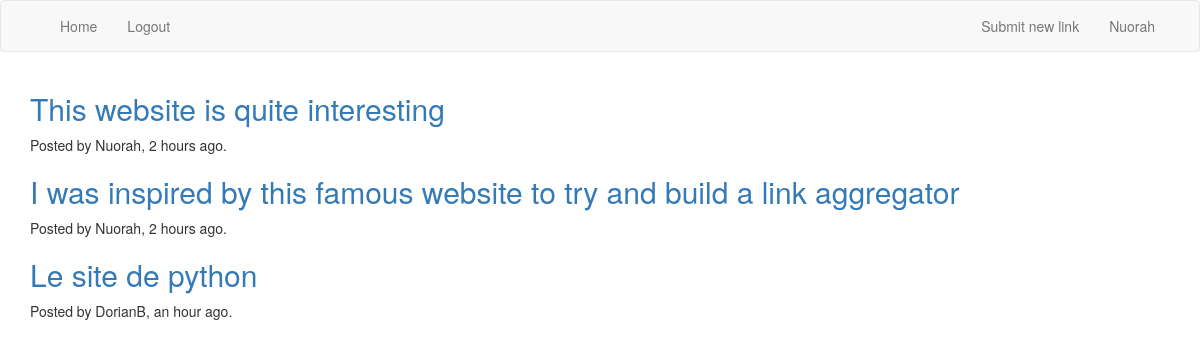
The app's page /index (signed in) with its own data.
### app/models.py (models this page shows, shortened)
class User(UserMixin, db.Model):
	id = db.Column(db.Integer, primary_key=True)
	username = db.Column(db.String(64), index=True, unique=True)
	password_hash = db.Column(db.String(128))
	karma = db.Column(db.Integer)
	posts = db.relationship('Post', backref='author', lazy='dynamic')

class Post(db.Model):
	id = db.Column(db.Integer, primary_key=True)
	title = db.Column(db.String(64))
	url = db.Column(db.String(512))
	timestamp = db.Column(db.DateTime, index=True, default=datetime.utcnow)
	score = db.Column(db.Integer)
	user_id = db.Column(db.Integer, db.ForeignKey('user.id'))

### app/routes.py (the view)
@app.route('/')
@app.route('/index')
def index():
	posts = Post.query.all()
	for post in posts:
		print(post.title)
	return render_template('index.html', title = 'Front page', posts=posts)

### app/models.py (called while the page is built)
@login.user_loader
def load_user(id):
    return User.query.get(int(id))

### app/templates/index.html
{% extends "base.html" %}
{% block app_content %}
    {% if posts %}
    	{% for post in posts %}
    	<h2><a href={{ post.url }}>{{ post.title }}</a></h2>
    	<p>Posted by {{ post.author.username }}, {{ moment(post.timestamp).fromNow() }}.<p>
    	{% endfor %}
    {% endif %}
{% endblock %}

### app/templates/base.html (shortened to what this page needs)
{% extends 'bootstrap/base.html' %}
	{% block navbar %}
	<nav class="navbar navbar-default">
		<div class="container">
			<div class="collapse navbar-collapse" id="bs-example-navbar-collapse-1">
				<ul class="nav navbar-nav">
					<li><a href="{{ url_for('index') }}">Home</a></li>
					{% if current_user.is_anonymous %}
					<li><a href="{{ url_for('login') }}">Login</a></li>
					{% else %}
					<li><a href="{{ url_for('logout') }}">Logout</a></li>
				</ul>
				<ul class="nav navbar-nav navbar-right">
					<li><a href="{{ url_for('submit') }}">Submit new link</a></li>
					<li><a href="">{{ current_user.username }}</a></li>
					{% endif %}
				</ul>
			</div>
		</div>
	</nav>
	{% endblock %}
	{% block content %}
	<div class="container">
		{% block app_content %}{% endblock %}
	</div>
	{% endblock %}

### records on screen
User: username "Nuorah"
Post: title "This website is quite interesting", author.username "Nuorah", timestamp "2 hours ago"
Post: title "I was inspired by this famous website to try and build a link aggregator", author.username "Nuorah", timestamp "2 hours ago"
Post: title "Le site de python", author.username "DorianB", timestamp "an hour ago"
